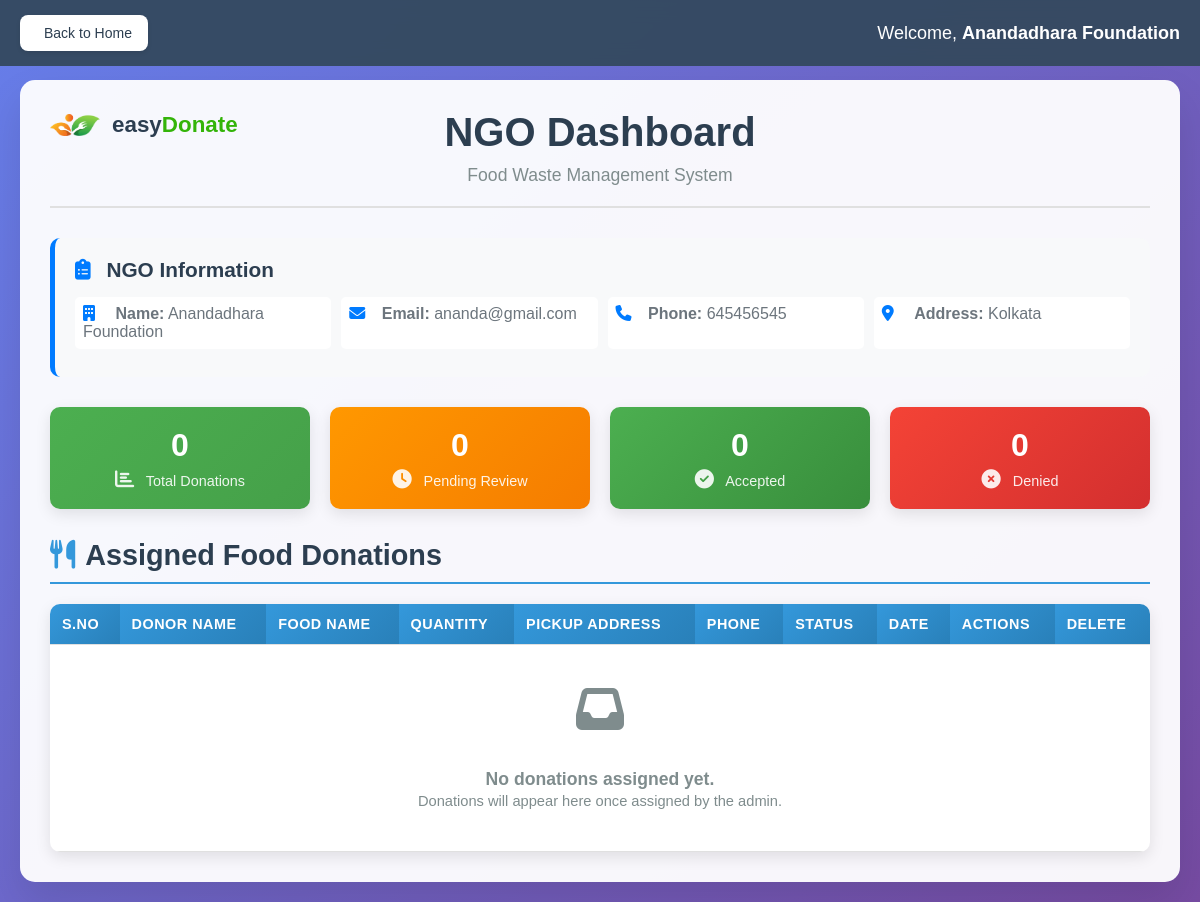
The page /NGOpanel.php (signed in) on the database its author committed.
### tables this page shows
CREATE TABLE `ngo` (
  `ngo_id` int(11) NOT NULL,
  `ngo_name` varchar(255) NOT NULL,
  `address` text NOT NULL,
  `email` varchar(100) NOT NULL,
  `phone` varchar(20) NOT NULL,
  `password` varchar(255) NOT NULL,
  `created_at` timestamp NOT NULL DEFAULT current_timestamp(),
  `image` varchar(255) DEFAULT NULL,
  `reset_otp` varchar(6) DEFAULT NULL,
  `reset_otp_expiry` datetime DEFAULT NULL
);

### NGOpanel.php (the view, shortened to what this page needs)
<?php
$user_id = $_SESSION['user_id'];
$conn = new mysqli("localhost", "root", "", "food_waste");
$ngo_query = "SELECT ngo_name, email, phone, address FROM ngo WHERE ngo_id = ?";
$stmt = $conn->prepare($ngo_query);
$stmt->bind_param("i", $user_id);
$stmt->execute();
$ngo_result = $stmt->get_result();
$ngo_name = "";
$ngo_email = "";
$ngo_phone = "";
$ngo_address = "";
if ($ngo_result && $ngo_result->num_rows > 0) {
    $ngo_data = $ngo_result->fetch_assoc();
    $ngo_name = $ngo_data['ngo_name'];
    $ngo_email = $ngo_data['email'] ?? '';
    $ngo_phone = $ngo_data['phone'] ?? '';
    $ngo_address = $ngo_data['address'] ?? '';
} else {
    session_destroy();
    echo "<script>alert('NGO account not found!'); window.location.href='newlogin.php';</script>";
    exit();
}
$donations_query = "SELECT fd.*, u.username as donor_username
                   FROM fooddetails fd
                   LEFT JOIN users u ON fd.user_id = u.user_id
                   WHERE fd.assigned_ngo_id = ?
                   ORDER BY fd.fooddetails_id DESC";
$stmt2 = $conn->prepare($donations_query);
$stmt2->bind_param("i", $user_id);
$stmt2->execute();
$donations_result = $stmt2->get_result();
$stats_query = "SELECT
    COUNT(*) as total_donations,
    SUM(CASE WHEN status = 'pending' OR status IS NULL OR status = 'assigned' THEN 1 ELSE 0 END) as pending_donations,
    SUM(CASE WHEN status = 'accepted' THEN 1 ELSE 0 END) as accepted_donations,
    SUM(CASE WHEN status = 'denied' THEN 1 ELSE 0 END) as denied_donations
    FROM fooddetails WHERE assigned_ngo_id = ?";
$stmt3 = $conn->prepare($stats_query);
$stmt3->bind_param("i", $user_id);
$stmt3->execute();
$stats_result = $stmt3->get_result();
$stats = $stats_result->fetch_assoc();
?>
<!DOCTYPE html>
<html lang="en">
<head>
    <link rel="stylesheet" href="https://cdnjs.cloudflare.com/ajax/libs/font-awesome/6.4.0/css/all.min.css">
    <link href='https://unpkg.com/boxicons@2.0.9/css/boxicons.min.css' rel='stylesheet'>
    <link rel='stylesheet' href='https://cdn-uicons.flaticon.com/2.6.0/uicons-solid-straight/css/uicons-solid-straight.css'>
</head>
<body>
    <div class="top-bar">
        <a href="home/homeSession.php" class="back-button">
            Back to Home
        </a>
        <div class="user-info">
            <p style="font-size: 18px;">Welcome, <strong><?= htmlspecialchars($ngo_name) ?></strong></p>
        </div>
    </div>
    <div class="container">
        <div class="company-header">
            <div class="company-logo">
                <img src="img/logo.png" alt="Food Donate Logo">
            </div>
            <div>
                <div class="company-name">easy<b style="color: #34b409; font-weight: 600;">Donate</b></div>
            </div>
        </div>
        <div class="header">
            <h1>NGO Dashboard</h1>
            <p>Food Waste Management System</p>
        </div>
        <div class="ngo-info">
            <h3><i class="fas fa-clipboard-list"></i> NGO Information</h3>
            <div class="info-grid">
                <p><i class="fas fa-building"></i> <strong>Name:</strong> <?= htmlspecialchars($ngo_name) ?></p>
                <?php if (!empty($ngo_email)): ?>
                    <p><i class="fas fa-envelope"></i> <strong>Email:</strong> <?= htmlspecialchars($ngo_email) ?></p>
                <?php endif; ?>
                <?php if (!empty($ngo_phone)): ?>
                    <p><i class="fas fa-phone"></i> <strong>Phone:</strong> <?= htmlspecialchars($ngo_phone) ?></p>
                <?php endif; ?>
                <?php if (!empty($ngo_address)): ?>
                    <p><i class="fas fa-map-marker-alt"></i> <strong>Address:</strong> <?= htmlspecialchars($ngo_address) ?></p>
                <?php endif; ?>
            </div>
        </div>
        <div class="stats-container">
            <div class="stat-card">
                <h3><?= $stats['total_donations'] ?? 0 ?></h3>
                <p><i class="fas fa-chart-bar"></i> Total Donations</p>
            </div>
            <div class="stat-card pending">
                <h3><?= $stats['pending_donations'] ?? 0 ?></h3>
                <p><i class="fas fa-clock"></i> Pending Review</p>
            </div>
            <div class="stat-card accepted">
                <h3><?= $stats['accepted_donations'] ?? 0 ?></h3>
                <p><i class="fas fa-check-circle"></i> Accepted</p>
            </div>
            <div class="stat-card denied">
                <h3><?= $stats['denied_donations'] ?? 0 ?></h3>
                <p><i class="fas fa-times-circle"></i> Denied</p>
            </div>
        </div>
        <div class="donations-section">
            <h2 class="section-title">
                <i class="fas fa-utensils"></i> Assigned Food Donations
            </h2>
            <div class="table-container">
                <table>
                    <thead>
                        <tr>
                            <th>S.No</th>
                            <th>Donor Name</th>
                            <th>Food Name</th>
                            <th>Quantity</th>
                            <th>Pickup Address</th>
                            <th>Phone</th>
                            <th>Status</th>
                            <th>Date</th>
                            <th>Actions</th>
                            <th>Delete</th>
                        </tr>
                    </thead>
                    <tbody>
                        <?php
                        if ($donations_result && $donations_result->num_rows > 0) {
                            $serial_no = 1;
                            while ($donation = $donations_result->fetch_assoc()) {
                                echo "<tr>";
                                echo "<td>" . $serial_no . "</td>";
                                echo "<td>" . htmlspecialchars($donation['donor_name'] ?? $donation['donor_username'] ?? 'N/A') . "</td>";
                                echo "<td>" . htmlspecialchars($donation['food_name'] ?? 'N/A') . "</td>";
                                echo "<td>" . htmlspecialchars($donation['quantity'] ?? 'N/A') . " " . htmlspecialchars($donation['unit'] ?? '') . "</td>";
                                echo "<td>" . htmlspecialchars($donation['pickup_address'] ?? 'N/A') . "</td>";
                                echo "<td>" . htmlspecialchars($donation['phone'] ?? $donation['alt_phone'] ?? 'N/A') . "</td>";
                                $status = $donation['status'] ?? 'assigned';
                                $status_class = 'status-' . strtolower($status);
                                echo "<td><span class='status-badge $status_class'>" . ucfirst($status) . "</span></td>";
                                $date = $donation['created_at'] ?? date('Y-m-d');
                                if ($date && $date != 'N/A') {
                                    $formatted_date = date('M j, Y', strtotime($date));
                                    echo "<td>" . $formatted_date . "</td>";
                                } else {
                                    echo "<td>N/A</td>";
                                }
                                echo "<td class='action-buttons'>";
                                if (in_array($status, ['assigned', 'pending', null, ''])) {
                                    echo "<form method='POST' style='display: inline;' onsubmit='return confirmAction(\"accept\")'>";
                                    echo "<input type='hidden' name='food_id' value='" . $donation['fooddetails_id'] . "'>";
                                    echo "<input type='hidden' name='action' value='accept'>";
                                    echo "<button type='submit' class='btn btn-accept'><i class='fas fa-check'></i> Accept</button>";
                                    echo "</form>";
                                    echo "<form method='POST' style='display: inline;' onsubmit='return confirmAction(\"deny\")'>";
                                    echo "<input type='hidden' name='food_id' value='" . $donation['fooddetails_id'] . "'>";
                                    echo "<input type='hidden' name='action' value='deny'>";
                                    echo "<button type='submit' class='btn btn-deny'><i class='fas fa-times'></i> Deny</button>";
                                    echo "</form>";
                                } else {
                                    echo "<span style='color: #6c757d; font-size: 0.8rem;'><i class='fas fa-check-double'></i> Action Completed</span>";
                                }
                                echo "</td>";
                                echo "<td class='delete-column'>";
                                echo "<form method='POST' style='display: inline;' onsubmit='return confirmDelete()'>";
                                echo "<input type='hidden' name='delete_food_id' value='" . $donation['fooddetails_id'] . "'>";
                                echo "<button type='submit' class='btn btn-delete' title='Delete Record'><i class='fas fa-trash'></i></button>";
                                echo "</form>";
                                echo "</td>";
                                echo "</tr>";
                                $serial_no++;
                            }
                        } else {
                            echo "<tr><td colspan='10' class='no-data'>
                                    <i class='fas fa-inbox'></i><br>
                                    <strong>No donations assigned yet.</strong><br>
                                    <small>Donations will appear here once assigned by the admin.</small>
                                  </td></tr>";
                        }
                        ?>
                    </tbody>
                </table>
            </div>
        </div>
    </div>
</body>
</html>

### NGOpanel.php (style rules this page uses)
* { margin: 0; padding: 0; box-sizing: border-box; }
body { font-family: "Montserrat", sans-serif; background: linear-gradient(135deg, #667eea 0%, #764ba2 100%); min-height: 100vh; padding: 20px; position: relative; }
.container { max-width: 1400px; margin: 0 auto; background: rgba(255, 255, 255, 0.95); border-radius: 15px; padding: 30px; box-shadow: 0 20px 40px rgba(0, 0, 0, 0.1); margin-top: 60px; position: relative; }
.company-header { position: absolute; top: 20px; left: 30px; display: flex; align-items: center; gap: 12px; z-index: 10; }
.company-logo { width: 50px; height: 50px; border-radius: 50%; display: flex; align-items: center; justify-content: center; }
.company-logo img { width: 50px; height: 50px; object-fit: contain; }
.company-name { font-size: 1.4rem; font-weight: bold; color: #2c3e50; line-height: 1.2; }
.header { text-align: center; margin-bottom: 30px; padding-bottom: 20px; border-bottom: 2px solid #e0e0e0; }
.header h1 { color: #2c3e50; font-size: 2.5rem; margin-bottom: 10px; }
.header p { color: #7f8c8d; font-size: 1.1rem; }
.top-bar { position: fixed; top: 0; left: 0; right: 0; background: rgba(52, 73, 94, 0.95); color: white; padding: 15px 20px; display: flex; justify-content: space-between; align-items: center; z-index: 1000; backdrop-filter: blur(10px); }
.back-button { display: inline-flex; align-items: center; gap: 8px; background: white; color: #2c3e50; text-decoration: none; padding: 10px 16px; border-radius: 8px; font-weight: 500; font-size: 14px; transition: all 0.3s ease; box-shadow: 0 2px 4px rgba(0, 0, 0, 0.1); }
.user-info { align-items: center; gap: 20px; }
.stats-container { display: grid; grid-template-columns: repeat(auto-fit, minmax(180px, 1fr)); gap: 20px; margin-bottom: 30px; }
.stat-card { background: linear-gradient(135deg, #4CAF50, #45a049); color: white; padding: 20px; border-radius: 10px; text-align: center; box-shadow: 0 5px 15px rgba(0, 0, 0, 0.1); transition: transform 0.3s ease; }
.stat-card h3 { font-size: 2rem; margin-bottom: 5px; }
.stat-card p { font-size: 0.9rem; opacity: 0.9; }
.stat-card i { font-size: 1.2rem; margin-right: 8px; }
.stat-card.pending { background: linear-gradient(135deg, #ff9800, #f57c00); }
.stat-card.accepted { background: linear-gradient(135deg, #4caf50, #388e3c); }
.stat-card.denied { background: linear-gradient(135deg, #f44336, #d32f2f); }
.ngo-info { background: #f8f9fa; padding: 20px; border-radius: 10px; margin-bottom: 30px; border-left: 5px solid #007bff; }
.ngo-info h3 { color: #2c3e50; margin-bottom: 15px; font-size: 1.3rem; }
.ngo-info h3 i { margin-right: 10px; color: #007bff; }
.info-grid { display: grid; grid-template-columns: repeat(auto-fit, minmax(250px, 1fr)); gap: 10px; }
.ngo-info p { color: #6c757d; margin-bottom: 8px; padding: 8px; background: white; border-radius: 5px; }
.ngo-info p i { margin-right: 8px; color: #007bff; width: 20px; }
.donations-section { margin-top: 30px; }
.section-title { color: #2c3e50; font-size: 1.8rem; margin-bottom: 20px; padding-bottom: 10px; border-bottom: 2px solid #3498db; display: flex; align-items: center; gap: 10px; }
.section-title i { color: #3498db; }
.table-container { overflow-x: auto; background: white; border-radius: 10px; box-shadow: 0 5px 15px rgba(0, 0, 0, 0.1); }
table { width: 100%; border-collapse: collapse; margin: 0; }
th, td { padding: 12px; text-align: left; border-bottom: 1px solid #e0e0e0; }
th { background: linear-gradient(135deg, #3498db, #2980b9); color: white; font-weight: 600; text-transform: uppercase; font-size: 0.9rem; letter-spacing: 0.5px; position: sticky; top: 0; }
.no-data { text-align: center; padding: 40px; color: #7f8c8d; font-size: 1.1rem; }
.no-data i { font-size: 3rem; margin-bottom: 15px; display: block; }

### rows shown on the page
ngo: ngo_name "Anandadhara Foundation", email "ananda@gmail.com", phone "645456545", address "Kolkata"

### other values the page prints
$stats['total_donations'] "0"
$stats['pending_donations'] "0"
$stats['accepted_donations'] "0"
$stats['denied_donations'] "0"
